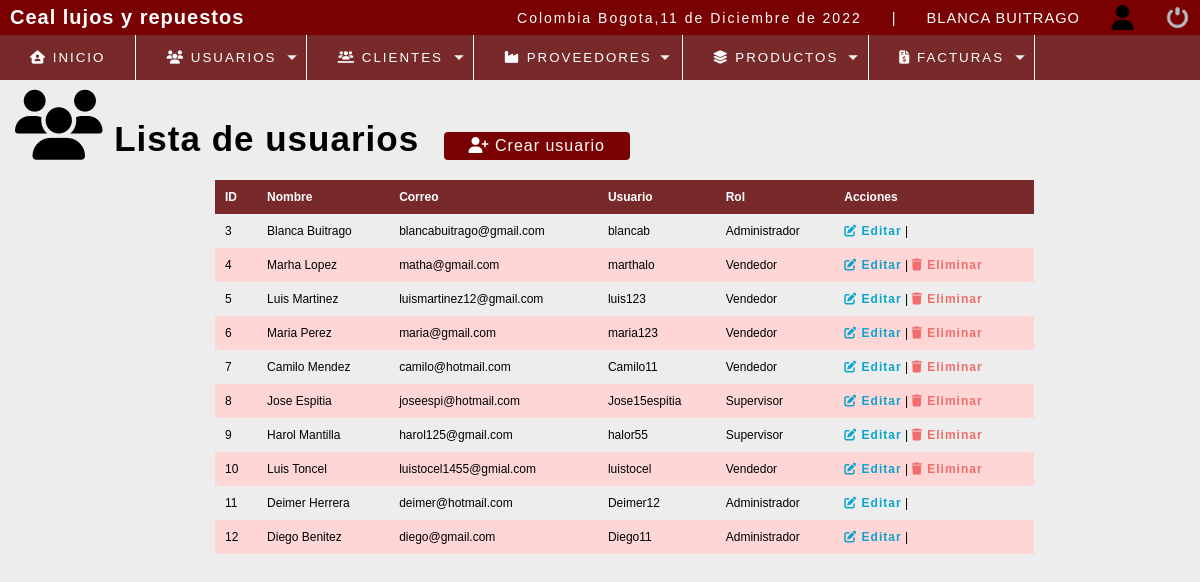
The app's page /estructura/lista_usuarios.php (signed in) with its own data.
### tables this page shows
CREATE TABLE `usuario` (
  `idusuario` int(11) NOT NULL,
  `nombre` varchar(50) DEFAULT NULL,
  `correo` varchar(100) DEFAULT NULL,
  `usuario` varchar(15) DEFAULT NULL,
  `clave` varchar(100) DEFAULT NULL,
  `rol` int(11) DEFAULT NULL
);

CREATE TABLE `rol` (
  `idrol` int(11) NOT NULL,
  `rol` varchar(20) DEFAULT NULL
);

### estructura/lista_usuarios.php (the view, shortened to what this page needs)
<?php
include "../conexion.php"
?>
<!DOCTYPE html>
<html lang="en">
<head>
	<?php include "includes/scripts.php";?>
</head>
<body>
<?php include "includes/header.php";?>
<section id="container">
<h1><i class="fa-solid fa-users fa-2x"></i> Lista de usuarios</h1>
<a href="registro_usuario.php"class="btn_new"><i class="fa-solid fa-user-plus"></i> Crear usuario</a>
<table>
	<tr>
		<th>ID</th>
		<th>Nombre</th>
		<th>Correo</th>
		<th>Usuario</th>
		<th>Rol</th>
		<th>Acciones</th>
	</tr>
<?php
   $query=mysqli_query($conection, "SELECT u.idusuario, u.nombre,
   u.correo, u.usuario,r.rol FROM usuario u INNER JOIN rol r ON
   u.rol = r.idrol");
   $result=mysqli_num_rows($query);
      if($result >0){
	   while ($data =mysqli_fetch_array($query)){
    ?>
	    <tr>
		   <td><?php echo $data["idusuario"]?></td>
		   <td><?php echo $data["nombre"]?></td>
		   <td><?php echo $data["correo"]?></td>
		   <td><?php echo $data["usuario"]?></td>
		   <td><?php echo $data["rol"]?></td>
		    <td>
			   <a class="link_edit" href="editar_usuario.php?id=<?php echo $data["idusuario"]?>"><b><i class="fa-solid fa-pen-to-square"></i> Editar</b></a>
			|<?php
			if($data["rol"]!='Administrador'){ ?>
			  <a class="link_delete" href="eliminar_confirmar_usuario.php?id=<?php echo $data["idusuario"]?>"><b><i class="fa-solid fa-trash"></i> Eliminar</b></a>
		     <?php
			 }
			 ?>
			</td>
	     </tr>
<?php
        }
    }
?>
</table>
</section>
</body>
</html>

### estructura/css/estilos1.css (style rules this page uses)
:root { --fuente: 'Quicksand', sans-serif; }
* { margin: 0; padding: 0; box-sizing: border-box; }
body { background: #ededed; font-family: var(--fuente); }
h1, h2, h3, h4, h5, h6 { letter-spacing: 1px; }
h1 { font-size: 20px; }
a { text-decoration: none; letter-spacing: 1px; }
#container { padding: 90px 15px 15px; }
#container h1 { font-size: 35px; display: inline-block; }
.btn_new { display: inline-block; background: #7A0101; color: #fff; padding: 5px 25px; border-radius: 4px; margin: 20px; }
table { border-collapse: collapse; font-size: 12px; width: 70%; margin: 0 0 0 200px; }
table th { text-align: left; padding: 10px; background: #782A2A; color: #FFF; }
table tr:nth-child(odd) { background: #ffd6d6; }
table td { padding: 10px; }
.link_edit { color: #0ca4ce; }
.link_delete { color: #f26b6b; }

### records on screen
usuario: idusuario "3", nombre "Blanca Buitrago", correo "blancabuitrago@gmail.com", usuario "blancab", rol.rol "Administrador"
usuario: idusuario "4", nombre "Marha Lopez", correo "matha@gmail.com", usuario "marthalo", rol.rol "Vendedor"
usuario: idusuario "5", nombre "Luis Martinez", correo "luismartinez12@gmail.com", usuario "luis123", rol.rol "Vendedor"
usuario: idusuario "6", nombre "Maria Perez", correo "maria@gmail.com", usuario "maria123", rol.rol "Vendedor"
usuario: idusuario "7", nombre "Camilo Mendez", correo "camilo@hotmail.com", usuario "Camilo11", rol.rol "Vendedor"
usuario: idusuario "8", nombre "Jose Espitia", correo "joseespi@hotmail.com", usuario "Jose15espitia", rol.rol "Supervisor"
usuario: idusuario "9", nombre "Harol Mantilla", correo "harol125@gmail.com", usuario "halor55", rol.rol "Supervisor"
usuario: idusuario "10", nombre "Luis Toncel", correo "luistocel1455@gmial.com", usuario "luistocel", rol.rol "Vendedor"
usuario: idusuario "11", nombre "Deimer Herrera", correo "deimer@hotmail.com", usuario "Deimer12", rol.rol "Administrador"
usuario: idusuario "12", nombre "Diego Benitez", correo "diego@gmail.com", usuario "Diego11", rol.rol "Administrador"

### other values on screen
fecha() "11 de Diciembre de 2022"
$_SESSION['nombre'] "BLANCA BUITRAGO"
